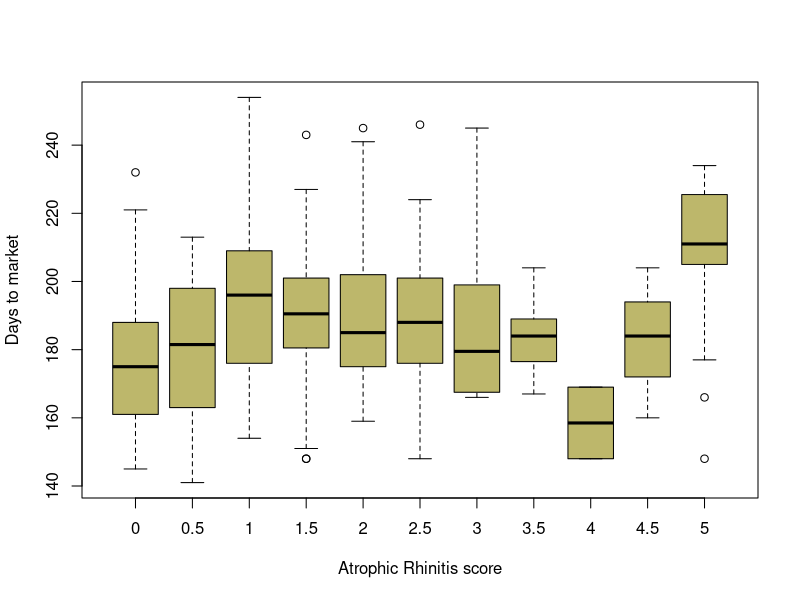

Write R code to recreate this figure.
## ---- chunk 1

library(ggplot2)
pig_adg <- read.csv("pig_adg.csv")

boxplot(pig_adg$dtm ~ pig_adg$ar,
        ylab = "Days to market", col = "darkkhaki",
        xlab = "Atrophic Rhinitis score")
